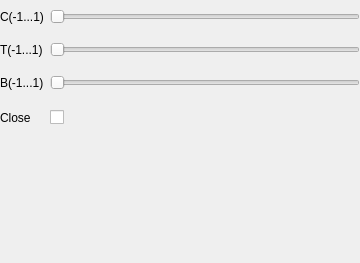
<?xml version="1.0" encoding="UTF-8"?>
<ui version="4.0">
 <class>ControllerCutSplineOptionsWidget</class>
 <widget class="QWidget" name="ControllerCutSplineOptionsWidget">
  <property name="geometry">
   <rect>
    <x>0</x>
    <y>0</y>
    <width>360</width>
    <height>263</height>
   </rect>
  </property>
  <property name="windowTitle">
   <string>Form</string>
  </property>
  <layout class="QVBoxLayout" name="verticalLayout">
   <property name="spacing">
    <number>0</number>
   </property>
   <property name="leftMargin">
    <number>0</number>
   </property>
   <property name="topMargin">
    <number>0</number>
   </property>
   <property name="rightMargin">
    <number>0</number>
   </property>
   <property name="bottomMargin">
    <number>0</number>
   </property>
   <item>
    <widget class="QWidget" name="widget" native="true">
     <layout class="QHBoxLayout" name="horizontalLayout">
      <property name="leftMargin">
       <number>0</number>
      </property>
      <property name="rightMargin">
       <number>0</number>
      </property>
      <item>
       <widget class="QLabel" name="m_CLbl">
        <property name="minimumSize">
         <size>
          <width>44</width>
          <height>0</height>
         </size>
        </property>
        <property name="maximumSize">
         <size>
          <width>44</width>
          <height>16777215</height>
         </size>
        </property>
        <property name="text">
         <string>C(-1...1)</string>
        </property>
       </widget>
      </item>
      <item>
       <widget class="QSlider" name="m_CSld">
        <property name="orientation">
         <enum>Qt::Horizontal</enum>
        </property>
       </widget>
      </item>
     </layout>
    </widget>
   </item>
   <item>
    <widget class="QWidget" name="widget_2" native="true">
     <layout class="QHBoxLayout" name="horizontalLayout_2">
      <property name="leftMargin">
       <number>0</number>
      </property>
      <property name="rightMargin">
       <number>0</number>
      </property>
      <item>
       <widget class="QLabel" name="m_TLbl">
        <property name="minimumSize">
         <size>
          <width>44</width>
          <height>0</height>
         </size>
        </property>
        <property name="maximumSize">
         <size>
          <width>44</width>
          <height>16777215</height>
         </size>
        </property>
        <property name="text">
         <string>T(-1...1)</string>
        </property>
       </widget>
      </item>
      <item>
       <widget class="QSlider" name="m_TSld">
        <property name="orientation">
         <enum>Qt::Horizontal</enum>
        </property>
       </widget>
      </item>
     </layout>
    </widget>
   </item>
   <item>
    <widget class="QWidget" name="widget_3" native="true">
     <layout class="QHBoxLayout" name="horizontalLayout_3">
      <property name="leftMargin">
       <number>0</number>
      </property>
      <property name="rightMargin">
       <number>0</number>
      </property>
      <item>
       <widget class="QLabel" name="m_BLbl">
        <property name="minimumSize">
         <size>
          <width>44</width>
          <height>0</height>
         </size>
        </property>
        <property name="maximumSize">
         <size>
          <width>44</width>
          <height>16777215</height>
         </size>
        </property>
        <property name="text">
         <string>B(-1...1)</string>
        </property>
       </widget>
      </item>
      <item>
       <widget class="QSlider" name="m_BSld">
        <property name="orientation">
         <enum>Qt::Horizontal</enum>
        </property>
       </widget>
      </item>
     </layout>
    </widget>
   </item>
   <item>
    <widget class="QWidget" name="widget_4" native="true">
     <layout class="QHBoxLayout" name="horizontalLayout_4">
      <property name="leftMargin">
       <number>0</number>
      </property>
      <property name="rightMargin">
       <number>0</number>
      </property>
      <item>
       <widget class="QLabel" name="m_CloseLbl">
        <property name="minimumSize">
         <size>
          <width>44</width>
          <height>0</height>
         </size>
        </property>
        <property name="maximumSize">
         <size>
          <width>44</width>
          <height>16777215</height>
         </size>
        </property>
        <property name="text">
         <string>Close</string>
        </property>
       </widget>
      </item>
      <item>
       <widget class="QCheckBox" name="m_CloseCkb">
        <property name="text">
         <string/>
        </property>
       </widget>
      </item>
      <item>
       <spacer name="horizontalSpacer">
        <property name="orientation">
         <enum>Qt::Horizontal</enum>
        </property>
        <property name="sizeHint" stdset="0">
         <size>
          <width>40</width>
          <height>20</height>
         </size>
        </property>
       </spacer>
      </item>
     </layout>
    </widget>
   </item>
   <item>
    <spacer name="verticalSpacer">
     <property name="orientation">
      <enum>Qt::Vertical</enum>
     </property>
     <property name="sizeHint" stdset="0">
      <size>
       <width>20</width>
       <height>40</height>
      </size>
     </property>
    </spacer>
   </item>
  </layout>
 </widget>
 <resources/>
 <connections/>
</ui>
